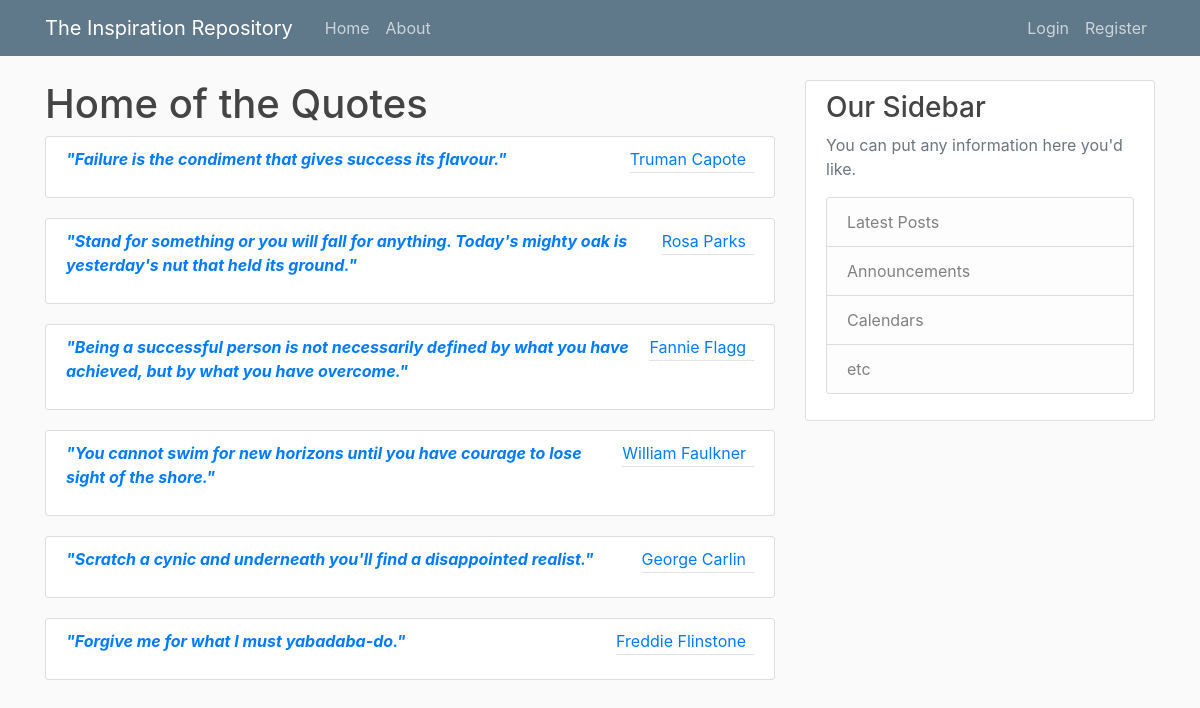
The page / on the database its author committed.
### quote/models.py (models this page shows, shortened)
class Quote(models.Model):
    content = models.TextField()
    author = models.CharField(max_length=50)
    date_posted = models.DateTimeField(default=timezone.now)
    poster = models.ForeignKey(User, on_delete=models.CASCADE)

### quote/views.py (the view)
# urls.py: path('', QuoteListView.as_view(), name='quote-home'),
class QuoteListView(ListView):
    model = Quote
    template_name = 'quote/home.html' # <app>/<model>_<viewtype>.html
    context_object_name = 'quotes'
    paginate_by = 6

### quote/templates/quote/home.html
{% extends "quote/base.html" %}
{% block content %}
<h1>Home of the Quotes</h1>
    {% for quote in quotes %}
    <article class="media content-section">
        <div class="media-body">
          <a href="{% url 'quote-detail' quote.id %}"><p class="article-content"><b><i>"{{ quote.content }}"</i></b></p></a>
        </div>
        <div class="article-metadata">
            <a class="mr-2" href="#">{{ quote.author }}</a>
          </div>
    </article>
    {% endfor %}
{% endblock content %}

### quote/static/quote/main.css (style rules this page uses)
body { background: #fafafa; color: #333333; margin-top: 5rem; }
h1, h2, h3, h4, h5, h6 { color: #444444; }
.content-section { background: #ffffff; padding: 10px 20px; border: 1px solid #dddddd; border-radius: 3px; margin-bottom: 20px; }
.article-content { white-space: pre-line; }
.article-metadata { padding-bottom: 1px; margin-bottom: 4px; border-bottom: 1px solid #e3e3e3 }

### rows shown on the page
Quote: content "Failure is the condiment that gives success its flavour.", author "Truman Capote"
Quote: content "Stand for something or you will fall for anything. Today's mighty oak is yesterday's nut that held its ground.", author "Rosa Parks"
Quote: content "Being a successful person is not necessarily defined by what you have achieved, but by what you have overcome.", author "Fannie Flagg"
Quote: content "You cannot swim for new horizons until you have courage to lose sight of the shore.", author "William Faulkner"
Quote: content "Scratch a cynic and underneath you'll find a disappointed realist.", author "George Carlin"
Quote: content "Forgive me for what I must yabadaba-do.", author "Freddie Flinstone"
